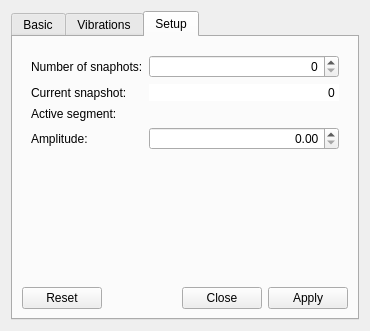
<?xml version="1.0" encoding="UTF-8"?>
<ui version="4.0">
 <class>VibTrajSegmentDesigner</class>
 <widget class="QWidget" name="VibTrajSegmentDesigner">
  <property name="geometry">
   <rect>
    <x>0</x>
    <y>0</y>
    <width>370</width>
    <height>331</height>
   </rect>
  </property>
  <property name="windowTitle">
   <string>Structure project</string>
  </property>
  <layout class="QVBoxLayout" name="verticalLayout">
   <item>
    <widget class="QTabWidget" name="tabWidget">
     <property name="currentIndex">
      <number>2</number>
     </property>
     <widget class="QWidget" name="basicTab">
      <attribute name="title">
       <string>Basic</string>
      </attribute>
      <layout class="QVBoxLayout" name="verticalLayout_2">
       <item>
        <widget class="QGroupBox" name="generalGB">
         <property name="title">
          <string>General</string>
         </property>
        </widget>
       </item>
       <item>
        <widget class="QGroupBox" name="groupBox_2">
         <property name="title">
          <string>Segment</string>
         </property>
         <layout class="QGridLayout" name="gridLayout_2">
          <item row="3" column="1">
           <widget class="QLabel" name="label_3">
            <property name="text">
             <string>Name:</string>
            </property>
           </widget>
          </item>
          <item row="4" column="1">
           <widget class="QLabel" name="label_4">
            <property name="text">
             <string>Path:</string>
            </property>
           </widget>
          </item>
          <item row="2" column="3">
           <widget class="QSpinBox" name="seqIndexSB">
            <property name="alignment">
             <set>Qt::AlignRight|Qt::AlignTrailing|Qt::AlignVCenter</set>
            </property>
            <property name="maximum">
             <number>10000000</number>
            </property>
           </widget>
          </item>
          <item row="4" column="3">
           <widget class="QLineEdit" name="filePathLE">
            <property name="frame">
             <bool>false</bool>
            </property>
            <property name="readOnly">
             <bool>true</bool>
            </property>
           </widget>
          </item>
          <item row="0" column="1">
           <widget class="QLabel" name="label_7">
            <property name="text">
             <string>Trajectory:</string>
            </property>
           </widget>
          </item>
          <item row="0" column="3">
           <widget class="QObjectLinkWidget" name="trajectoryLO" native="true"/>
          </item>
          <item row="2" column="1">
           <widget class="QLabel" name="label_8">
            <property name="text">
             <string>Seq Index:</string>
            </property>
           </widget>
          </item>
          <item row="3" column="3">
           <widget class="QLineEdit" name="fileNameLE">
            <property name="frame">
             <bool>false</bool>
            </property>
            <property name="readOnly">
             <bool>true</bool>
            </property>
           </widget>
          </item>
          <item row="1" column="1">
           <widget class="QLabel" name="label_10">
            <property name="text">
             <string>Type:</string>
            </property>
           </widget>
          </item>
          <item row="1" column="3">
           <widget class="QLabel" name="segmentTipeLA">
            <property name="text">
             <string/>
            </property>
           </widget>
          </item>
         </layout>
        </widget>
       </item>
       <item>
        <spacer name="verticalSpacer">
         <property name="orientation">
          <enum>Qt::Vertical</enum>
         </property>
         <property name="sizeHint" stdset="0">
          <size>
           <width>20</width>
           <height>155</height>
          </size>
         </property>
        </spacer>
       </item>
       <item>
        <widget class="QDialogButtonBox" name="buttonBox1">
         <property name="standardButtons">
          <set>QDialogButtonBox::Apply|QDialogButtonBox::Close|QDialogButtonBox::Reset</set>
         </property>
        </widget>
       </item>
      </layout>
     </widget>
     <widget class="QWidget" name="tab_2">
      <attribute name="title">
       <string>Vibrations</string>
      </attribute>
      <layout class="QVBoxLayout" name="verticalLayout_4">
       <item>
        <widget class="QTreeView" name="vibrationsTV">
         <property name="editTriggers">
          <set>QAbstractItemView::NoEditTriggers</set>
         </property>
         <property name="alternatingRowColors">
          <bool>true</bool>
         </property>
         <property name="sortingEnabled">
          <bool>true</bool>
         </property>
        </widget>
       </item>
       <item>
        <widget class="QWidget" name="widget_2" native="true">
         <layout class="QGridLayout" name="gridLayout_4">
          <item row="0" column="1">
           <widget class="QSpinBox" name="numOfVibrationsSB">
            <property name="frame">
             <bool>false</bool>
            </property>
            <property name="alignment">
             <set>Qt::AlignRight|Qt::AlignTrailing|Qt::AlignVCenter</set>
            </property>
            <property name="readOnly">
             <bool>true</bool>
            </property>
            <property name="buttonSymbols">
             <enum>QAbstractSpinBox::NoButtons</enum>
            </property>
            <property name="maximum">
             <number>100000000</number>
            </property>
           </widget>
          </item>
          <item row="3" column="0" colspan="2">
           <layout class="QGridLayout" name="gridLayout">
            <item row="0" column="0">
             <widget class="QPushButton" name="activateImaginaryModesPB">
              <property name="text">
               <string>Activate imaginary</string>
              </property>
             </widget>
            </item>
            <item row="0" column="1">
             <widget class="QPushButton" name="deactivateAllPB">
              <property name="text">
               <string>Deactivate all</string>
              </property>
             </widget>
            </item>
           </layout>
          </item>
          <item row="1" column="0">
           <widget class="QLabel" name="label_2">
            <property name="text">
             <string>Active vibrations:</string>
            </property>
           </widget>
          </item>
          <item row="0" column="0">
           <widget class="QLabel" name="label_11">
            <property name="text">
             <string>Number of vibrations:</string>
            </property>
           </widget>
          </item>
          <item row="1" column="1">
           <widget class="QSpinBox" name="numOfActiveVibrationsSB">
            <property name="frame">
             <bool>false</bool>
            </property>
            <property name="alignment">
             <set>Qt::AlignRight|Qt::AlignTrailing|Qt::AlignVCenter</set>
            </property>
            <property name="readOnly">
             <bool>true</bool>
            </property>
            <property name="buttonSymbols">
             <enum>QAbstractSpinBox::NoButtons</enum>
            </property>
            <property name="maximum">
             <number>100000000</number>
            </property>
           </widget>
          </item>
         </layout>
        </widget>
       </item>
      </layout>
     </widget>
     <widget class="QWidget" name="tab">
      <attribute name="title">
       <string>Setup</string>
      </attribute>
      <layout class="QVBoxLayout" name="verticalLayout_3">
       <item>
        <widget class="QWidget" name="widget" native="true">
         <layout class="QGridLayout" name="gridLayout_3">
          <item row="3" column="2" rowspan="2">
           <widget class="QDoubleSpinBox" name="amplitudeSB">
            <property name="alignment">
             <set>Qt::AlignRight|Qt::AlignTrailing|Qt::AlignVCenter</set>
            </property>
            <property name="singleStep">
             <double>0.050000000000000</double>
            </property>
           </widget>
          </item>
          <item row="1" column="2">
           <widget class="QSpinBox" name="currentSnapshotSB">
            <property name="frame">
             <bool>false</bool>
            </property>
            <property name="alignment">
             <set>Qt::AlignRight|Qt::AlignTrailing|Qt::AlignVCenter</set>
            </property>
            <property name="readOnly">
             <bool>true</bool>
            </property>
            <property name="buttonSymbols">
             <enum>QAbstractSpinBox::NoButtons</enum>
            </property>
            <property name="maximum">
             <number>1000000000</number>
            </property>
           </widget>
          </item>
          <item row="1" column="0">
           <widget class="QLabel" name="label">
            <property name="text">
             <string>Current snapshot:</string>
            </property>
           </widget>
          </item>
          <item row="0" column="0" colspan="2">
           <widget class="QLabel" name="label_9">
            <property name="text">
             <string>Number of snaphots:</string>
            </property>
           </widget>
          </item>
          <item row="0" column="2">
           <widget class="QSpinBox" name="numOfSnapshotsSB">
            <property name="sizePolicy">
             <sizepolicy hsizetype="Expanding" vsizetype="Fixed">
              <horstretch>0</horstretch>
              <verstretch>0</verstretch>
             </sizepolicy>
            </property>
            <property name="alignment">
             <set>Qt::AlignRight|Qt::AlignTrailing|Qt::AlignVCenter</set>
            </property>
            <property name="maximum">
             <number>10000</number>
            </property>
           </widget>
          </item>
          <item row="3" column="0" rowspan="2" colspan="2">
           <widget class="QLabel" name="label_5">
            <property name="text">
             <string>Amplitude:</string>
            </property>
           </widget>
          </item>
          <item row="2" column="0">
           <widget class="QLabel" name="label_6">
            <property name="text">
             <string>Active segment:</string>
            </property>
           </widget>
          </item>
          <item row="2" column="2">
           <widget class="QLabel" name="isActiveSegmentLA">
            <property name="text">
             <string/>
            </property>
            <property name="alignment">
             <set>Qt::AlignRight|Qt::AlignTrailing|Qt::AlignVCenter</set>
            </property>
           </widget>
          </item>
         </layout>
        </widget>
       </item>
       <item>
        <spacer name="verticalSpacer_2">
         <property name="orientation">
          <enum>Qt::Vertical</enum>
         </property>
         <property name="sizeHint" stdset="0">
          <size>
           <width>20</width>
           <height>40</height>
          </size>
         </property>
        </spacer>
       </item>
       <item>
        <widget class="QDialogButtonBox" name="buttonBox2">
         <property name="standardButtons">
          <set>QDialogButtonBox::Apply|QDialogButtonBox::Close|QDialogButtonBox::Reset</set>
         </property>
        </widget>
       </item>
      </layout>
     </widget>
    </widget>
   </item>
  </layout>
 </widget>
 <customwidgets>
  <customwidget>
   <class>QObjectLinkWidget</class>
   <extends>QWidget</extends>
   <header location="global">ObjectLinkWidget.hpp</header>
   <container>1</container>
  </customwidget>
 </customwidgets>
 <resources/>
 <connections/>
</ui>
